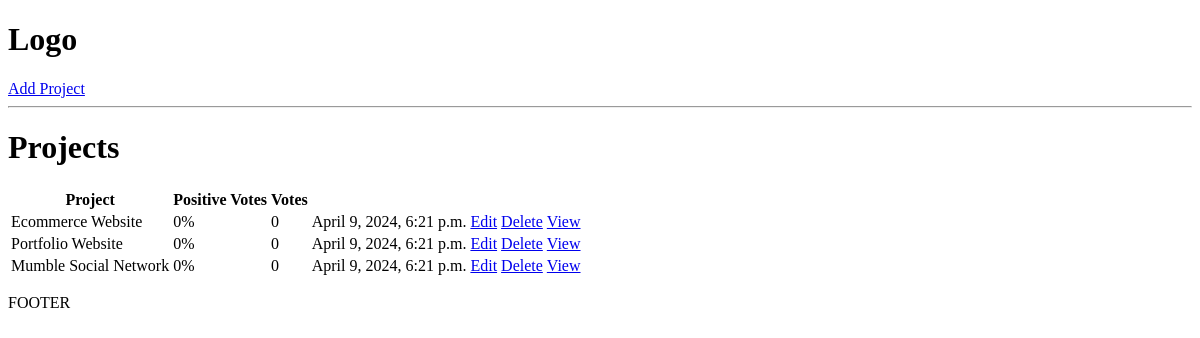
The app's page /, older data.
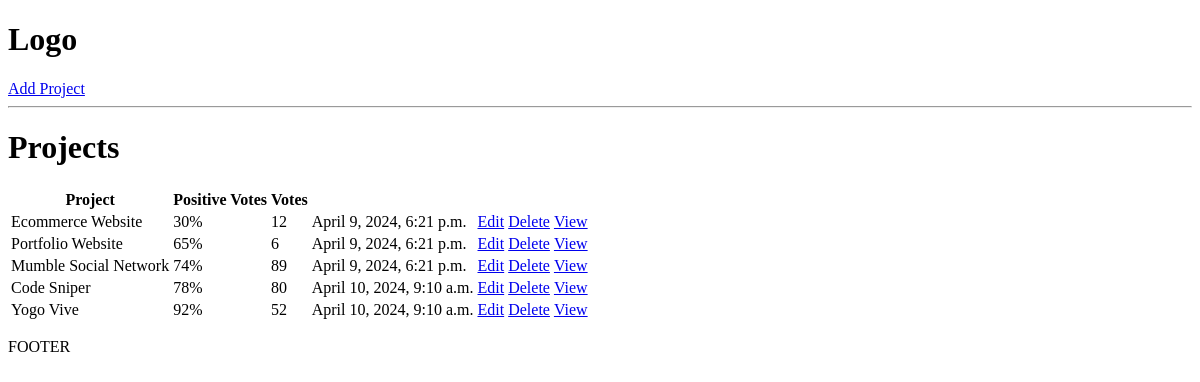
The same page, newer data.
### projects/models.py (models this page shows, shortened)
class Project(models.Model):
    title = models.CharField(max_length=200)
    description = models.TextField(null=True, blank=True)
    demo_link = models.CharField(max_length=2000, null=True, blank=True)
    source_link = models.CharField(max_length=2000, null=True, blank=True)
    tags = models.ManyToManyField('Tag', blank=True)
    vote_total = models.IntegerField(default=0, null=True, blank=True)
    vote_ratio = models.IntegerField(default=0, null=True, blank=True)
    created = models.DateTimeField(auto_now_add=True)
    id = models.UUIDField(default=uuid.uuid4, unique=True,
                          primary_key=True, editable=False)

### projects/views.py (the view)
# urls.py: path('', include('projects.urls'))
def projects(request):
    projects = Project.objects.all()
    context = { 'projects': projects}
    return render(request, 'projects/projects.html', context)

### projects/templates/projects/projects.html
{% extends 'main.html' %}
{% block content %}
<h1>Projects</h1>
<table>
    <tr>
        <th>Project</th>
        <th>Positive Votes</th>
        <th>Votes</th>
        <th></th>
        <th></th>
    </tr>
    {% for project in projects %}
        <tr>
            <td>{{project.title}}</td>
            <td>{{project.vote_ratio}}%</td>
            <td>{{project.vote_total}}</td>
            <td>{{project.created}}</td>
            <td><a href="{% url 'update-project' project.id %}">Edit</a></td>
            <td><a href="{% url 'delete-project' project.id %}">Delete</a></td>
            <td><a href="{% url 'project' project.id %}">View</a></td>
        </tr>
    {% endfor %}
</table>
{% endblock content %}

### templates/main.html (shortened to what this page needs)
<!DOCTYPE html>
<html lang="en">
<head>
</head>
<body>
    {% include 'navbar.html' %}
    {% block content %}
    {% endblock content %}
    <p>FOOTER</p>
</body>
</html>

### templates/navbar.html
<h1>Logo</h1>
<a href="{% url 'create-project' %}">Add Project</a>
<hr>

Row changes from the older to the newer data that the page shows:
changed Project "Ecommerce Website": vote_ratio "0" → "30"; vote_total "0" → "12"
changed Project "Portfolio Website": vote_ratio "0" → "65"; vote_total "0" → "6"
changed Project "Mumble Social Network": vote_ratio "0" → "74"; vote_total "0" → "89"
added Project: title "Code Sniper", vote_ratio "78", vote_total "80", created "April 10, 2024, 9:10 a.m."
added Project: title "Yogo Vive", vote_ratio "92", vote_total "52", created "April 10, 2024, 9:10 a.m."
